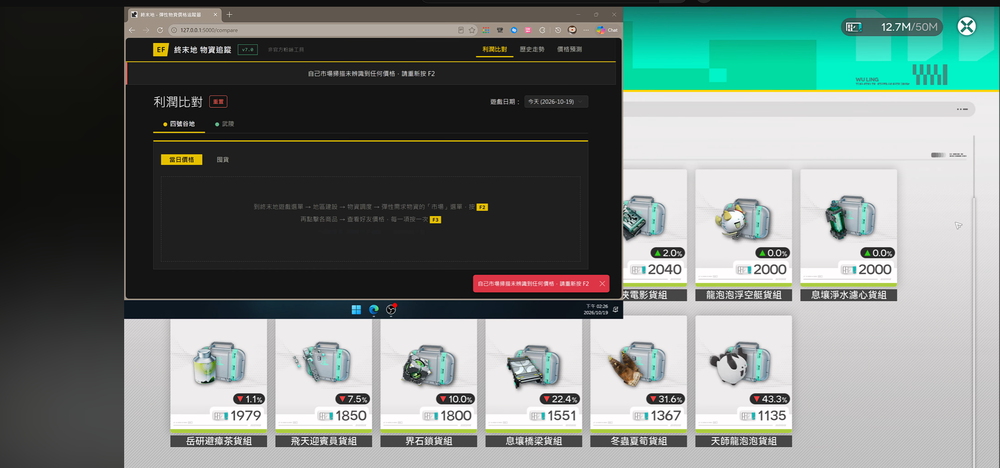
#> input picture 回報問題截圖.png, 1000 x 468 px, shrunk from 2239 x 1047 before the run
$ python find_positions.py '../回報問題截圖.png' '../回報問題截圖.png'
#> lines starting #> are read from the running program, lines starting #| are printed output that depends on the picture
"""從市場截圖裡找出每張物品卡片的座標。

用法：python tools/find_positions.py <武陵截圖> <谷地截圖>
截圖從 uploads/ 挑（只保留最近 7 天，見 config.UPLOAD_RETENTION_DAYS）。
"""
import sys

import cv2
import numpy as np

def analyze(path, label):
#> called with path = '../回報問題截圖.png', label = 'Wuling'
    img = cv2.imread(path)
#> img is the input picture: shape (468, 1000, 3); mean B, G, R 122.5, 127.1, 116.1
    h, w = img.shape[:2]
#> h = 468; w = 1000
    print(f"\n=== {label} ({w}x{h}) ===")
#| === Wuling (1000x468) ===

    # 轉成灰階
    gray = cv2.cvtColor(img, cv2.COLOR_BGR2GRAY)
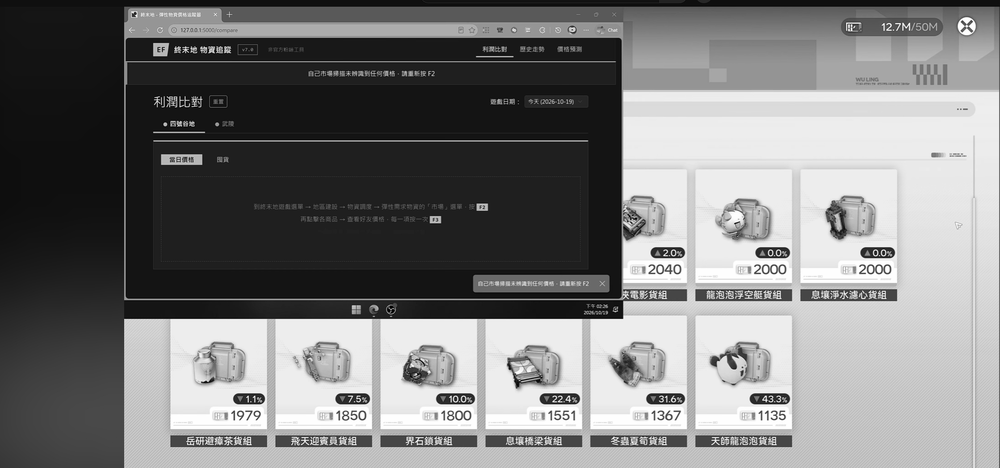
#> gray: shape (468, 1000); min 0, max 255, mean 123.4

    # 物品卡片的底色是白／淺色，所以整列平均亮度高的地方就是卡片所在。
    # 先一列一列掃過去，找出這些「亮帶」。
    row_brightness = np.mean(gray, axis=1)
#> row_brightness = 468 values, max 212.4 at index 426, min 11.09 at index 5, mean 123.4

    # 挑出亮帶（也就是卡片區）
    bright_threshold = 200
    bright_rows = np.where(row_brightness > bright_threshold)[0]
#> bright_rows = 42 values from 319 to 428

    if len(bright_rows) > 0:
        # 把連在一起的亮列併成同一段
        diffs = np.diff(bright_rows)
#> diffs = 41 values, max 47 at index 22, min 1 at index 0, mean 2.66
        breaks = np.where(diffs > 10)[0]
#> breaks = [22, 27]

        regions = []
        start = bright_rows[0]
#> start = 319
        for b in breaks:
            end = bright_rows[b]
            if end - start > 50:  # 至少要 50 像素高才算
                regions.append((start, end))
            start = bright_rows[b + 1]
#> this loop made 2 passes
#> (b, end, start) on passes 1 to 2: (22, 341, 388), (27, 392, 405)
#> after the loop, regions = []
        end = bright_rows[-1]
#> end = 428
        if end - start > 50:
            regions.append((start, end))

        print(f"Bright horizontal bands (item card rows):")
        for i, (y1, y2) in enumerate(regions):
            print(f"  Band {i}: y={y1}-{y2} (height={y2-y1})")
#> this loop made 0 passes

    # 再在每條亮帶裡一欄一欄掃，切出單張卡片
    for band_idx, (y1, y2) in enumerate(regions):
        band = gray[y1:y2, :]
        col_brightness = np.mean(band, axis=0)

        # 找卡片的左右邊界（亮的欄）
        bright_cols = np.where(col_brightness > bright_threshold)[0]
        if len(bright_cols) == 0:
            continue

        col_diffs = np.diff(bright_cols)
        col_breaks = np.where(col_diffs > 15)[0]

        cards = []
        cstart = bright_cols[0]
        for b in col_breaks:
            cend = bright_cols[b]
            if cend - cstart > 100:  # At least 100px wide
                cards.append((cstart, cend))
            cstart = bright_cols[b + 1]
        cend = bright_cols[-1]
        if cend - cstart > 100:
            cards.append((cstart, cend))

        print(f"  Band {band_idx} cards:")
        for j, (x1, x2) in enumerate(cards):
            print(f"    Card {j}: x={x1}-{x2}, y={y1}-{y2} ({x2-x1}x{y2-y1})")


if __name__ == '__main__':
    if len(sys.argv) != 3:
        sys.exit(__doc__)
    analyze(sys.argv[1], 'Wuling')
    analyze(sys.argv[2], 'Valley IV')
#| === Valley IV (1000x468) ===
#> the loop in analyze (call 2), `for b in breaks:` made 2 passes
